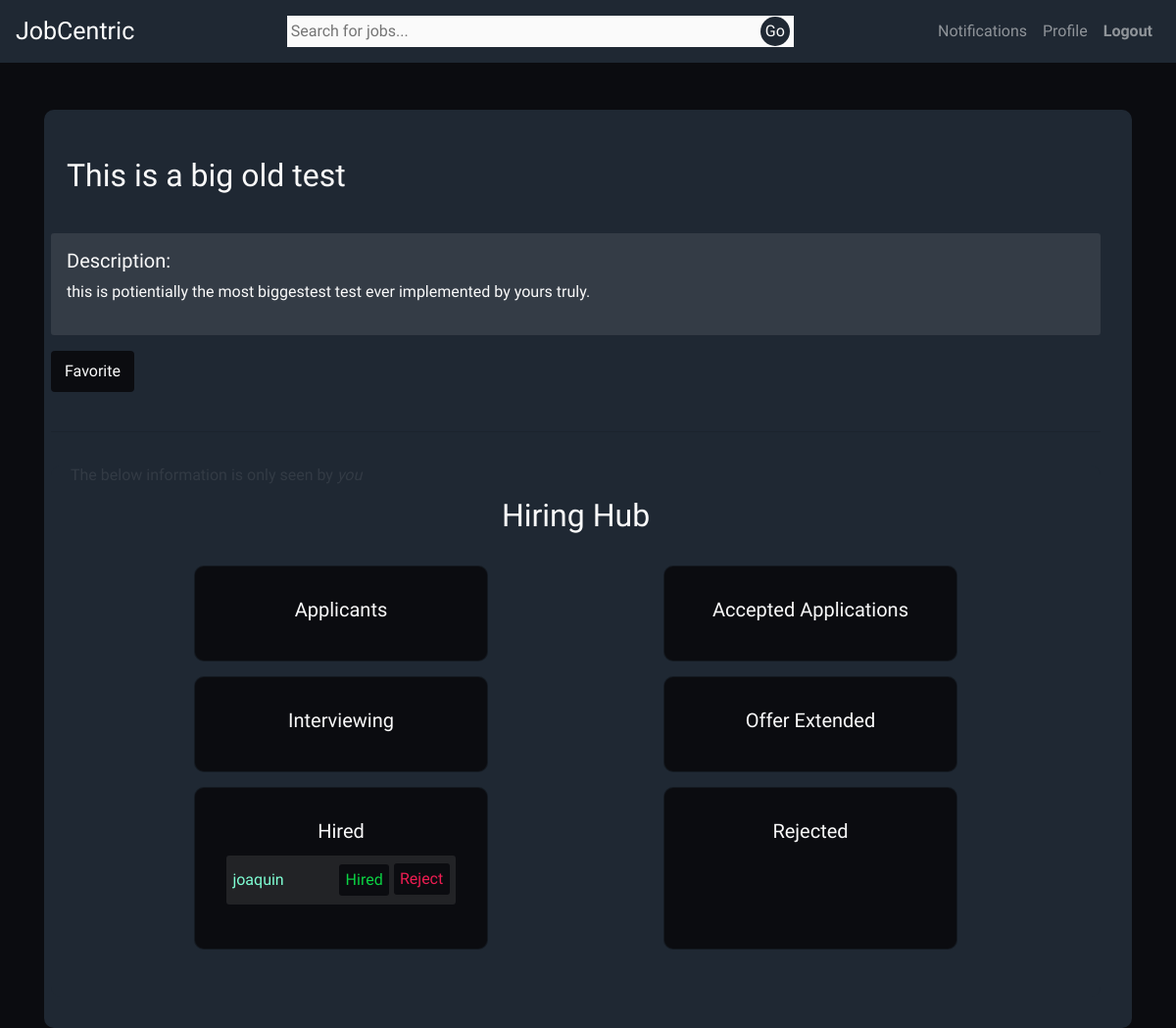
The page /listing/14/ (signed in) on the database as committed earlier.
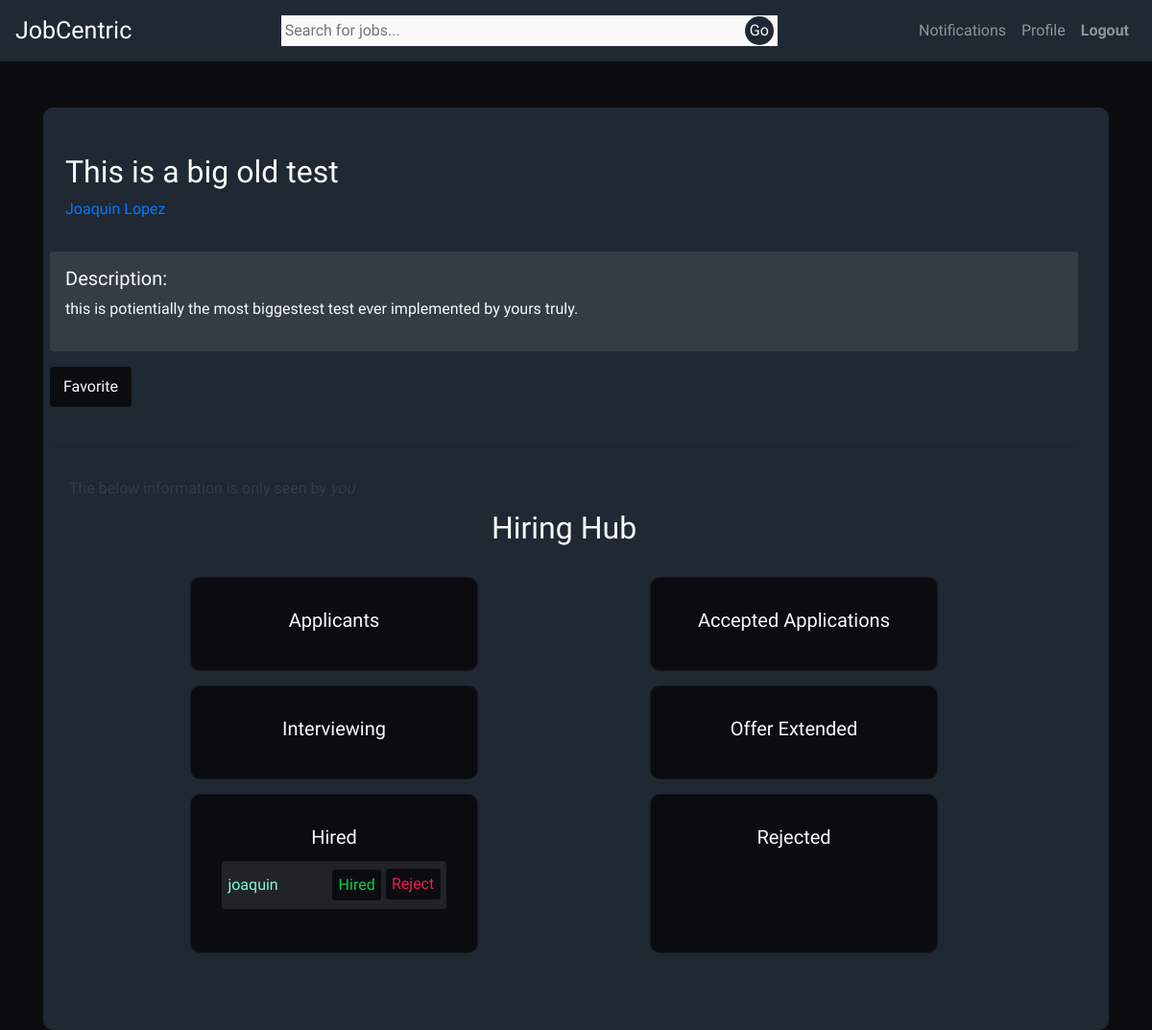
The same page on the database as committed later.
### job/models.py (models this page shows)
class Listing(models.Model):
    user = models.ForeignKey(User, on_delete=models.CASCADE, related_name="listing_user", default=0)
    applicants = models.ManyToManyField(User, symmetrical=False, related_name="listing_applicants")
    accepted_apps = models.ManyToManyField(User, symmetrical=False, related_name="progress")
    interviewing_apps = models.ManyToManyField(User, symmetrical=False, related_name="interviewing")
    offer_extended_apps = models.ManyToManyField(User, symmetrical=False, related_name="offered")
    hired_apps = models.ManyToManyField(User, symmetrical=False, related_name="hired")
    denied_apps = models.ManyToManyField(User, symmetrical=False, related_name="denied")
    favorited_by = models.ManyToManyField(User, symmetrical=False, related_name="favorited_by")
    title = models.CharField(max_length=300)
    description = models.TextField(max_length=1500)
    location = models.CharField(max_length=150)
    job_type = models.CharField(choices=JOB_TYPE, max_length=1)
    category = models.CharField(choices=CATEGORY_TYPE, max_length=1, blank=True)
    compensation = models.CharField(choices=SALARY_TYPE, max_length=2)
    post_date = models.DateField(default=datetime.now().strftime("%Y-%m-%d"))
    is_open = models.BooleanField(default=True)
    def __str__(self):
        return self.title

### user/models.py (models this page shows)
class User(AbstractUser):
    name = models.CharField(max_length=200)
    skills = models.TextField(null=True, blank=True)
    email = models.EmailField(unique=True, blank=False)
    bio = models.TextField(null=True, blank=True)
    experience = models.TextField(null=True, blank=True)
    contact_num = models.IntegerField(null=True, blank=True)
    employee = models.CharField(choices=CHOICES, blank=True, null=True, max_length=1)
    REQUIRED_FIELDS = []
    def __str__(self):
        return self.name

### job/views.py (the view, shortened to what this page needs)
class listing_detail_view(LoginRequiredMixin, View):
    def get(self, request, *args, **kwargs):
        template = 'listing_detail.html'
        user = request.user
        listing_id = kwargs['listing_id']
        listing = Listing.objects.get(id=listing_id)
        print(user is listing.user,)
        if not user.username==listing.user.username:
            print(user.username, listing.user.username)
        if not user in listing.applicants.all():
            print("line 19 should work")
            print(user, listing.applicants)
        context = {
            'listing': listing,
            'user': user
        }
        print('WORKING?', request, template, context)
        return render(request, template, context)

### templates/listing_detail.html (shortened to what this page needs)
</div>{% extends 'base_template.html' %}{% block content %}
<br />
<div class="listing__container" style="padding-left: 7px; color:white;">
  <div class="listing__header">
    <h2 id="header">{{listing.title}}</h2>
    <a href="/profile/{{listing.user.username}}">{{listing.user.name}}</a>
  </div>
  <div class="listing-hero__container">
    <h5>Description:</h5>
    <p>{{listing.description}}</p>
  </div>
  <div class="listing-buttons__container">
    <button type="submit" id="favorite_button">
      <a href="/favorite/{{listing.id}}/">{% if user in listing.favorited_by.all %}Unfavorite{% else %}Favorite{% endif %}</a>
  </button>
    </div>
  <br />
  <hr />
  {% if user.username == listing.user.username %}
    <div class="listing-creator__container">
      <h2><strong>Hiring Hub</strong></h2>
      <h6>The below information is only seen by <em>you</em></h6>
      <div class="listing-creator-applicants__container">
        <div class="listing-applied listing__subContainer">
          <h5>Applicants</h5>
        </div>
        <div class="listing-accepted  listing__subContainer">
          <h5>Accepted Applications</h5>
        </div>
        <div class="listing-interviewing  listing__subContainer">
          <h5>Interviewing</h5>
        </div>
        <div class="listing-interviewing  listing__subContainer">
          <h5>Offer Extended</h5>
        </div>
        <div class="listing-interviewing  listing__subContainer">
          <h5>Hired</h5>
          {% for applicant in listing.hired_apps.all %}
            <div class="listing-list__container">
              <a href="/profile/{{applicant.username}}">{{applicant.username}}</a>
              <div class="listing-list__buttons">
                <button href="/hired-applicant/{{listing.id}}/{{applicant.id}}" id="hired-button" disabled>Hired</button>
                <a href="/reject/{{listing.id}}/{{applicant.id}}" id="Reject">Reject</a>
              </div>
            </div>
          {% endfor %}
        </div>
        <div class="listing-reject  listing__subContainer">
          <h5>Rejected</h5>
        </div>
      </div>
    </div>
  {% endif %}
  </div>
 {% endblock %}

Rows that differ between the two databases and show on the page:
changed through a linked row, Listing "This is a big old test": user.name (not shown) → "Joaquin Lopez"
